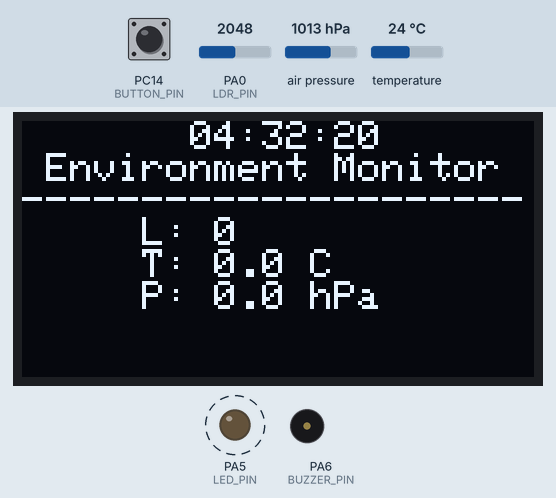
Bench run of a sketch on a simulated STM32 Blue Pill. Parts: 128×64 one-colour display, output pins drawn as LEDs (lit = HIGH), buzzer (waves = sounding, pin HIGH). Dashed ring = blinking. The inputs (shaded band) are chosen by the test bench; at power-on: PC14 (BUTTON_PIN) HIGH, temperature 24 °C, PA0 (LDR_PIN) = 2048, air pressure 1013 hPa.

Above: at 1.9 s.
2.0 s: PC14 (BUTTON_PIN) pulled LOW for 0.15 s
At 2.4 s:
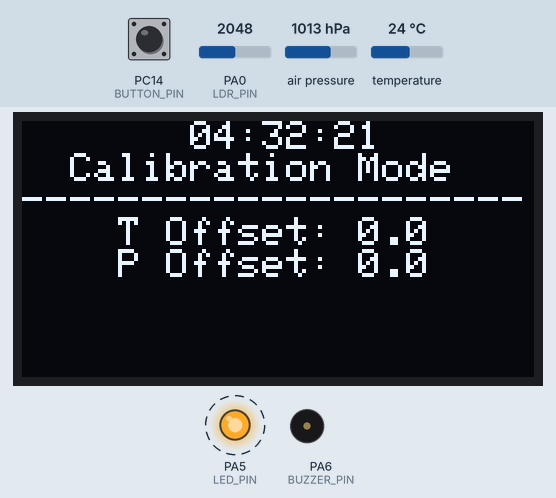
2.7 s: temperature set to 32.4 °C
4.2 s: temperature set to 33.9 °C
At 5.33 s:
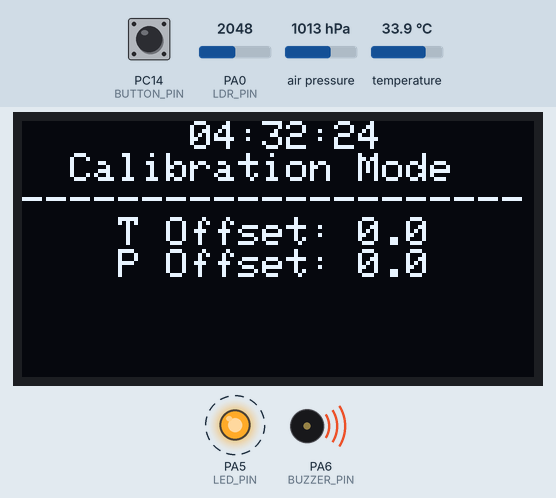
7.5 s: PC14 (BUTTON_PIN) pulled LOW for 1 s
9.1 s: PA0 (LDR_PIN) set to 2866
At 11.4 s:
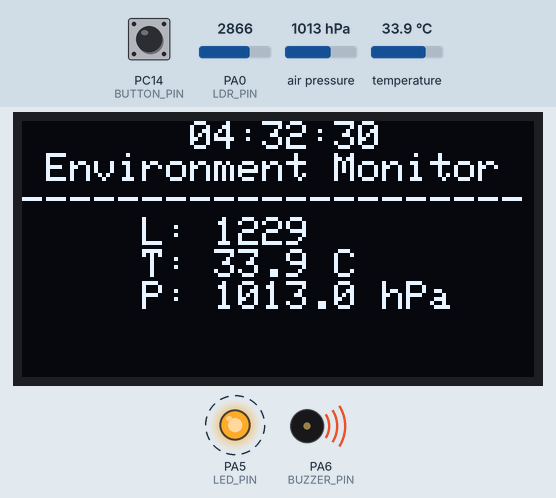
12.5 s: air pressure set to 952 hPa
At 14.83 s:
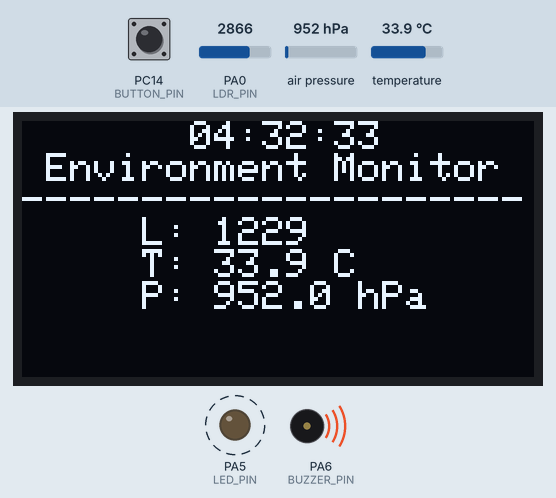
Timing chart, 0 to 16.5 s (numbered marks = the images above; inputs shaded):
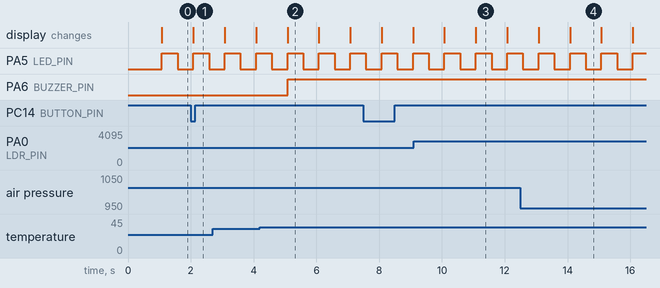

The sketch:

DESIGN_PROJECT_1_GROUP_8.ino
```cpp
#include <Wire.h>
#include <Adafruit_SSD1306.h>
#include <Adafruit_GFX.h>
#include <Adafruit_BMP280.h>
#include "FreeRTOS.h"
#include "task.h"

// --- Pin Configuration ---
#define OLED_SDA_PIN PB9
#define OLED_SCL_PIN PB8
#define BMP_SDA PB11
#define BMP_SCL PB10
#define OLED_ADDR 0x3C
#define BMP280_ADDR 0x76

#define LDR_PIN PA0
#define LED_PIN PA5
#define BUTTON_PIN PC14
#define BUZZER_PIN PA6
#define SCREEN_WIDTH 128
#define SCREEN_HEIGHT 64

// --- I2C Instances ---
TwoWire WireOLED(OLED_SDA_PIN, OLED_SCL_PIN);
TwoWire WireBMP(BMP_SDA, BMP_SCL); // Custom I2C instance

// --- Global Variables ---
Adafruit_SSD1306 display(SCREEN_WIDTH, SCREEN_HEIGHT, &WireOLED, -1);
Adafruit_BMP280 bmp(&WireBMP);

enum DisplayMode { MODE_ENVIRONMENT, MODE_CALIBRATION };
DisplayMode currentMode = MODE_ENVIRONMENT;

struct SystemState {
  int ldrRaw = 0;
  float ldrVoltage = 0;
  float temperature = 0;
  float pressure = 0;
  bool ledState = false;
  bool buttonPressed = false;
  float tempOffset = 0;
  float pressOffset = 0;
} state;

// Mutex for shared state protection (optional here, but good practice)
SemaphoreHandle_t xStateMutex;

unsigned long startMillis;

// Forward declarations
void SensorTask(void *pvParameters);
void DisplayTask(void *pvParameters);
void CommunicationTask(void *pvParameters);
void UserInterfaceTask(void *pvParameters);
void HeartbeatTask(void *pvParameters);

void setup() {
  Serial1.begin(115200);

  pinMode(LED_PIN, OUTPUT);
  pinMode(BUTTON_PIN, INPUT_PULLUP);
  pinMode(BUZZER_PIN, OUTPUT);
  digitalWrite(LED_PIN, LOW);
  digitalWrite(BUZZER_PIN, LOW);

  WireOLED.begin();
  WireOLED.setClock(400000);
  if (!display.begin(SSD1306_SWITCHCAPVCC, OLED_ADDR)) {
    Serial1.println("OLED Init Failed!");
    while(1);
  }

  WireBMP.begin();
  WireBMP.setClock(400000);
  if (!bmp.begin(0x76)) {
    Serial1.println("BMP280 not found at 0x76! Trying 0x77...");
    if (!bmp.begin(0x77)) {
      Serial1.println("BMP280 not found! Check wiring.");
      while(1);
    }
  }

  bmp.setSampling(Adafruit_BMP280::MODE_NORMAL,
                  Adafruit_BMP280::SAMPLING_X2,
                  Adafruit_BMP280::SAMPLING_X16,
                  Adafruit_BMP280::FILTER_X16,
                  Adafruit_BMP280::STANDBY_MS_500);

  display.clearDisplay();
  display.setTextSize(1);
  display.setTextColor(SSD1306_WHITE);
  display.setCursor(0, 0);
  display.println("System Ready");
  display.display();
  delay(1000);

  startMillis = millis();

  // Create mutex
  xStateMutex = xSemaphoreCreateMutex();

  // Create FreeRTOS tasks
  xTaskCreate(SensorTask, "SensorTask", 256, NULL, 2, NULL);
  xTaskCreate(DisplayTask, "DisplayTask", 512, NULL, 1, NULL);
  xTaskCreate(CommunicationTask, "CommunicationTask", 256, NULL, 1, NULL);
  xTaskCreate(UserInterfaceTask, "UserInterfaceTask", 128, NULL, 3, NULL);
  xTaskCreate(HeartbeatTask, "HeartbeatTask", 128, NULL, 4, NULL);

  // Start the scheduler
  vTaskStartScheduler();

  // Should never reach here
  while(1);
}

void loop() {
  // Empty, FreeRTOS scheduler is running
}

// --- Task Implementations ---

// Sensor Reading Task: samples sensors every 1000ms
void SensorTask(void *pvParameters) {
  TickType_t xLastWakeTime = xTaskGetTickCount();
  const TickType_t xFrequency = pdMS_TO_TICKS(1000);

  for (;;) {
    // Read sensors
    int ldrRawLocal = analogRead(LDR_PIN);
    ldrRawLocal = 4095 - ldrRawLocal; // invert

    float vcc = 3.3;
    float ldrVoltageLocal = ldrRawLocal * (vcc / 4095.0);
    const float LDR_REF_RESISTOR = 10000.0;
    float ldrResistance = 0;

    if (ldrVoltageLocal > 0.01 && ldrVoltageLocal < (vcc - 0.01)) {
      ldrResistance = (vcc - ldrVoltageLocal) * LDR_REF_RESISTOR / ldrVoltageLocal;
    } else {
      ldrResistance = (ldrVoltageLocal <= 0.01) ? INFINITY : 0;
    }

    float temperatureLocal = bmp.readTemperature();
    float pressureLocal = bmp.readPressure() / 100.0F;

    // Alarm logic
    const int LIGHT_ALARM_THRESHOLD = 33;
    if (temperatureLocal > LIGHT_ALARM_THRESHOLD) {
      digitalWrite(BUZZER_PIN, HIGH);
    } else {
      digitalWrite(BUZZER_PIN, LOW);
    }

    // Update shared state with mutex
    if (xSemaphoreTake(xStateMutex, portMAX_DELAY) == pdTRUE) {
      state.ldrRaw = ldrRawLocal;
      state.ldrVoltage = ldrVoltageLocal;
      state.temperature = temperatureLocal;
      state.pressure = pressureLocal;
      xSemaphoreGive(xStateMutex);
    }

    vTaskDelayUntil(&xLastWakeTime, xFrequency);
  }
}

// Display Task: updates OLED every 1000ms
void DisplayTask(void *pvParameters) {
  TickType_t xLastWakeTime = xTaskGetTickCount();
  const TickType_t xFrequency = pdMS_TO_TICKS(1000);

  for (;;) {
    int ldrRawLocal;
    float ldrVoltageLocal, temperatureLocal, pressureLocal, tempOffsetLocal, pressOffsetLocal;
    DisplayMode modeLocal;

    if (xSemaphoreTake(xStateMutex, portMAX_DELAY) == pdTRUE) {
      ldrRawLocal = state.ldrRaw;
      ldrVoltageLocal = state.ldrVoltage;
      temperatureLocal = state.temperature;
      pressureLocal = state.pressure;
      tempOffsetLocal = state.tempOffset;
      pressOffsetLocal = state.pressOffset;
      modeLocal = currentMode;
      xSemaphoreGive(xStateMutex);
    }

    display.clearDisplay();
    display.setCursor(0, 0);
    display.println(getClock());

    if (modeLocal == MODE_ENVIRONMENT) {
      display.println(" Environment Monitor");
      display.println("---------------------");
      display.printf("     L: %d\n", ldrRawLocal);
      display.print("     T: ");
      display.print(temperatureLocal, 1);
      display.println(" C");
      display.print("     P: ");
      display.print(pressureLocal, 1);
      display.println(" hPa");
    } else {
      display.println("  Calibration Mode");
      display.println("---------------------");
      display.print("    T Offset: ");
      display.print(tempOffsetLocal, 1);
      display.println();
      display.print("    P Offset: ");
      display.print(pressOffsetLocal, 1);
      display.println();
    }
    display.display();

    vTaskDelayUntil(&xLastWakeTime, xFrequency);
  }
}

// Communication Task: sends data over UART every 2000ms
void CommunicationTask(void *pvParameters) {
  TickType_t xLastWakeTime = xTaskGetTickCount();
  const TickType_t xFrequency = pdMS_TO_TICKS(2000);

  for (;;) {
    int ldrRawLocal;
    float ldrVoltageLocal, temperatureLocal, pressureLocal;

    if (xSemaphoreTake(xStateMutex, portMAX_DELAY) == pdTRUE) {
      ldrRawLocal = state.ldrRaw;
      ldrVoltageLocal = state.ldrVoltage;
      temperatureLocal = state.temperature;
      pressureLocal = state.pressure;
      xSemaphoreGive(xStateMutex);
    }

    Serial1.print(getClock());
    Serial1.print(" | LDR: ");
    Serial1.print(ldrRawLocal);
    Serial1.print(" (");
    Serial1.print(ldrVoltageLocal, 2);
    Serial1.print("V) | Temp: ");
    Serial1.print(temperatureLocal, 1);
    Serial1.print("% | Pres: ");
    Serial1.print(pressureLocal, 1);
    Serial1.println("hPa");

    vTaskDelayUntil(&xLastWakeTime, xFrequency);
  }
}

// User Interface Task: monitors button presses, debounce 300ms
void UserInterfaceTask(void *pvParameters) {
  const TickType_t debounceDelay = pdMS_TO_TICKS(300);
  TickType_t lastPressTime = 0;

  for (;;) {
    bool buttonPressed = (digitalRead(BUTTON_PIN) == LOW);
    TickType_t now = xTaskGetTickCount();

    if (buttonPressed && (now - lastPressTime > debounceDelay)) {
      lastPressTime = now;

      // Toggle mode safely
      taskENTER_CRITICAL();
      currentMode = (currentMode == MODE_ENVIRONMENT) ? MODE_CALIBRATION : MODE_ENVIRONMENT;
      taskEXIT_CRITICAL();

      Serial1.println(currentMode == MODE_ENVIRONMENT ? "Mode: Environment" : "Mode: Calibration");
    }

    vTaskDelay(pdMS_TO_TICKS(50)); // Poll every 50 ms
  }
}

// Heartbeat Task: toggles LED every 500ms
void HeartbeatTask(void *pvParameters) {
  TickType_t xLastWakeTime = xTaskGetTickCount();
  const TickType_t xFrequency = pdMS_TO_TICKS(500);

  bool ledStateLocal = false;

  for (;;) {
    ledStateLocal = !ledStateLocal;
    digitalWrite(LED_PIN, ledStateLocal);

    vTaskDelayUntil(&xLastWakeTime, xFrequency);
  }
}

// Helper function to get formatted clock string
String getClock() {
  unsigned long elapsed = (millis() - startMillis) / 1000;
  unsigned long startSec = 20, startMin = 32, startHour = 4;
  elapsed += startSec + startMin * 60 + startHour * 3600;

  unsigned int sec = elapsed % 60;
  unsigned int min = (elapsed / 60) % 60;
  unsigned int hour = (elapsed / 3600) % 24;

  char buffer[9];
  sprintf(buffer, "       %02u:%02u:%02u", hour, min, sec);
  return String(buffer);
}
```

Measured:
- the behaviour switches between 33 and 33.1 °C on temperature (found by bisection; images 1 and 2)
- after the input at 2.0 s, the display: changes after 0.08 s (image 1)
- after the input at 4.2 s, PA6 (BUZZER_PIN): LOW → HIGH after 0.88 s
- by itself, PA5 (LED_PIN): alternates HIGH for 0.50 s and LOW for 0.50 s
- what the display in image 2 shows lasts 1.0 s, from 5.1 s to 6.1 s
